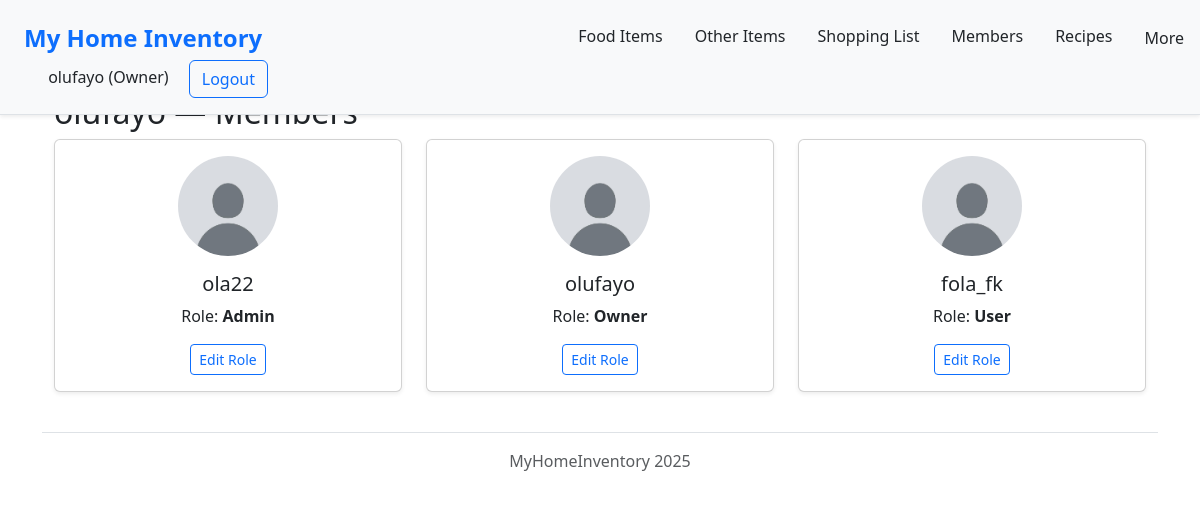
The app's page /family/members/ (signed in), older data.
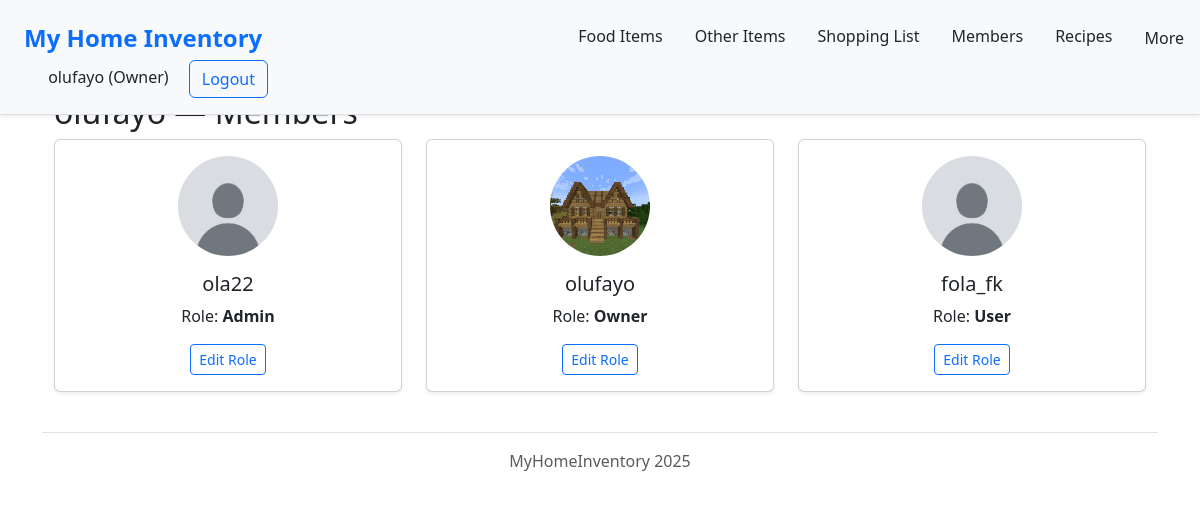
The same page, newer data.
### storage/models.py (models this page shows, shortened)
class Profile(models.Model):
    class Role(models.TextChoices):
        OWNER = "owner", "Owner"
        ADMIN = "admin", "Admin"
        USER = "user", "User"
    user = models.OneToOneField(User, on_delete=models.CASCADE, related_name="profile")
    profile_pic = models.ImageField(
        default="profile_pics/default_profile_pic.jpg",
        upload_to="profile_pic/personal_images"
    )
    family = models.ForeignKey("Family", on_delete=models.CASCADE, related_name="members")
    display_name = models.CharField(max_length=512)
    role = models.CharField(max_length=10, choices=Role.choices)

### storage/views.py (the view)
# urls.py: path("family/members/", views.all_members, name="members"),
def all_members(request):
    family = request.user.profile.family
    members = family.members.select_related("user").all()
    return render(request, "storage/members.html", {"family": family, "members": members})

### storage/templates/storage/members.html
{% extends "base.html" %}
{% load static %}
{% block content %}
{% include "storage/navbar.html" %}
<div class="container mt-4">
  <h2>{{ family.name }} — Members</h2>
  <div class="row">
    {% for member in members %}
      <div class="col-md-4 mb-3">
        <div class="card text-center shadow-sm">
          <img src="{{ member.profile_pic.url }}" alt="{{ member.display_name }}" class="rounded-circle mx-auto mt-3" width="100" height="100">
          <div class="card-body">
            <h5 class="card-title">{{ member.display_name }}</h5>
            <p class="card-text">Role: <strong>{{ member.get_role_display }}</strong></p>
            {% if user.profile.role in "owner admin" %}
              <a href="{% url 'edit_member' member.id %}" class="btn btn-sm btn-outline-primary">Edit Role</a>
            {% endif %}
          </div>
        </div>
      </div>
    {% endfor %}
  </div>
</div>
{% endblock %}

### storage/templates/base.html (shortened to what this page needs)
{% load static %}
{% load i18n %}
<!DOCTYPE html>
<html lang="en">
<head>
    <link rel="stylesheet" href="https://cdn.jsdelivr.net/npm/bootstrap@5.3.2/dist/css/bootstrap.min.css">
    <link rel="stylesheet" href="https://cdn.jsdelivr.net/npm/bootstrap-icons@1.11.1/font/bootstrap-icons.css">
    <link rel="stylesheet" href="{% static 'style.css' %}">
</head>
<body>
    <div class="container">
        {% include 'header.html' %}
        {% block content %}{% endblock %}
        {% include 'footer.html' %}
    </div>
</body>
</html>

### storage/templates/header.html
{% load static %}
{% load i18n %}
<header class="d-flex flex-wrap align-items-center justify-content-center justify-content-md-between py-3 mb-4 border-bottom">
  <div class="col-md-3 mb-2 mb-md-0">
    <a class="d-flex align-items-center mb-3 mb-md-0 me-md-auto link-body-emphasis text-decoration-none">
      <span class="fs-4">{% trans 'My Family Dashboard' %}</span>
    </a>
  </div>
</header>

### storage/templates/storage/navbar.html (shortened to what this page needs)
{% load static %}
{% load i18n %}
<link href="https://cdn.jsdelivr.net/npm/bootstrap@5.3.0/dist/css/bootstrap.min.css" rel="stylesheet">
<header class="d-flex flex-wrap align-items-center justify-content-center justify-content-md-between py-3 mb-4 border-bottom bg-light shadow-sm fixed-top">
  <div class="col-md-3 mb-2 mb-md-0 px-4">
    <a href="{% url 'view_all_items' %}" class="d-flex align-items-center mb-3 mb-md-0 me-md-auto link-body-emphasis text-decoration-none">
      <span class="fs-4 fw-bold text-primary">{% trans 'My Home Inventory' %}</span>
    </a>
  </div>
  <ul class="nav col-12 col-md-auto mb-2 justify-content-center mb-md-0">
    <li><a href="{% url 'all_food' %}" class="nav-link px-3 text-dark">{% trans 'Food Items' %}</a></li>
    <li><a href="{% url 'all_other_items' %}" class="nav-link px-3 text-dark">{% trans 'Other Items' %}</a></li>
    <li><a href="{% url 'all_other_items' %}" class="nav-link px-3 text-dark">{% trans 'Shopping List' %}</a></li>
    <li><a href="{% url 'members' %}" class="nav-link px-3 text-dark">{% trans 'Members' %}</a></li>
    <li><a href="{% url 'all_other_items' %}" class="nav-link px-3 text-dark">{% trans 'Recipes' %}</a></li>
    <li class="nav-item">
      <div class="dropdown-nav">
        <button class="dropbtn-nav">{% trans 'More' %}</button>
      </div>
    </li>
  </ul>
  <div class="col-md-3 text-end px-4">
    {% if user.is_authenticated %}
      <span class="me-3 text-secondary">
        <a href="{% url 'profile_detail' user.id %}" class="text-decoration-none text-dark">
          {{ user.profile.display_name }}
          ({{ user.profile.get_role_display }})
        </a>
      </span>
      <form action="{% url 'logout' %}" method="post" class="d-inline">
        <button type="submit" class="btn btn-outline-primary me-2">{% trans 'Logout' %}</button>
      </form>
    {% else %}
      <a href="{% url 'login' %}" class="btn btn-outline-primary me-2">{% trans 'Login' %}</a>
    {% endif %}
  </div>
</header>

### storage/templates/footer.html
{% load static %}
{% load i18n %}
<footer class="d-flex flex-wrap justify-content-center align-items-center py-3 my-4 border-top">
    <p class="mb-0 text-body-secondary text-center">{% trans 'MyHomeInventory 2025' %}</p>
</footer>

### static/style.css (style rules this page uses)
.dropdown-nav { position: relative; display: inline-block; }
.dropbtn-nav { background-color: transparent; color: #212529; font-size: 16px; font-weight: 500; border: none; padding: 10px 16px; cursor: pointer; border-radius: 6px; transition: background-color 0.3s ease, color 0.3s ease, transform 0.2s ease; }

Row changes from the older to the newer data that the page shows:
changed Profile "olufayo": profile_pic: picture added in place of a placeholder
